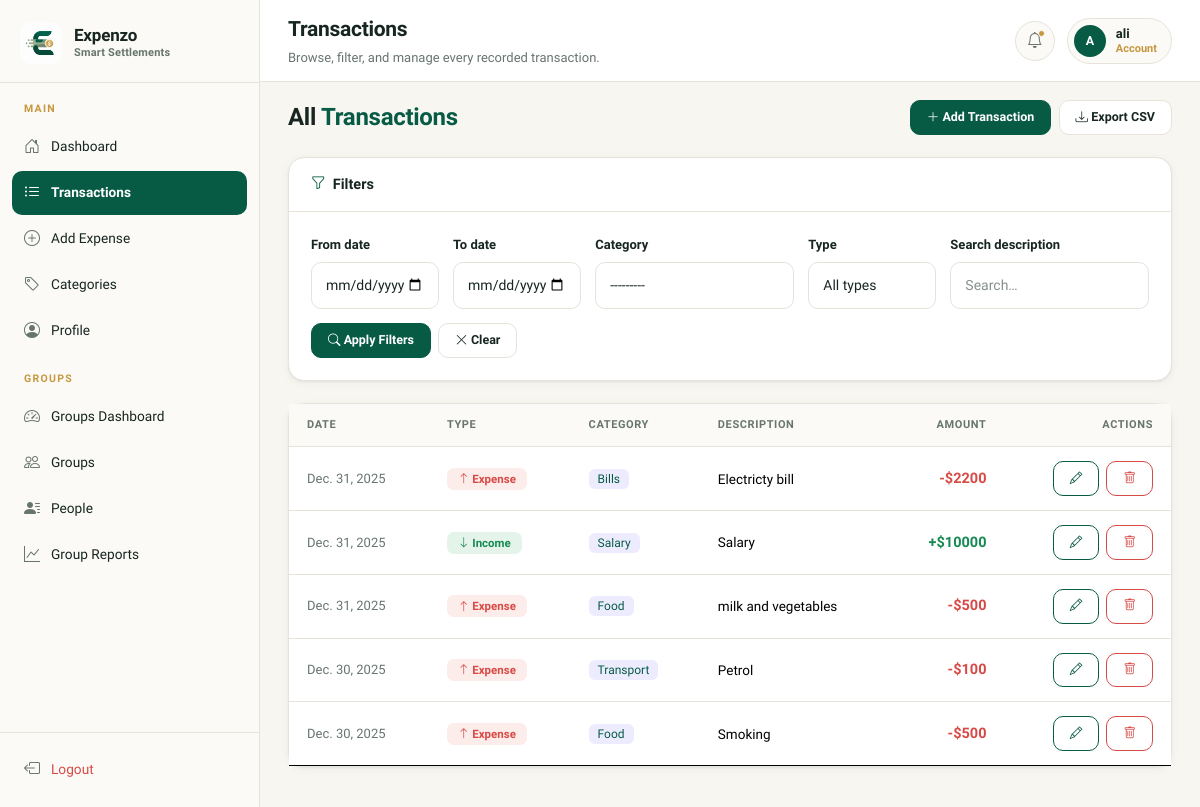
Page /transactions/ (signed in) on the committed database.
### tracker/models.py (models this page shows, shortened)
class Transaction(models.Model):
    TRANSACTION_TYPE = (
        ('Income', 'Income'),
        ('Expense', 'Expense'),
    )
    user = models.ForeignKey(settings.AUTH_USER_MODEL, on_delete=models.CASCADE)
    category = models.ForeignKey(Category, on_delete=models.SET_NULL, null=True, blank=True)
    amount = models.DecimalField(max_digits=10, decimal_places=2)
    transaction_type = models.CharField(max_length=10, choices=TRANSACTION_TYPE)
    date = models.DateField()
    description = models.TextField(blank=True)
    class Meta:
        ordering = ['-date', '-id']

class Category(models.Model):
    user = models.ForeignKey(settings.AUTH_USER_MODEL, on_delete=models.CASCADE, related_name='categories', null=True)
    name = models.CharField(max_length=100)
    budget = models.DecimalField(
        max_digits=10, decimal_places=2,
        null=True, blank=True,
    )
    class Meta:
        unique_together = ('user', 'name')
    def __str__(self):
        return self.name

### tracker/views.py (the view)
# urls.py: path('transactions/', views.TransactionListView.as_view(), name='transaction_list'),
class TransactionListView(LoginRequiredMixin, FilterView):
    model = Transaction
    filterset_class = TransactionFilterSet
    template_name = 'transaction_list.html'
    paginate_by = 20
    context_object_name = 'transactions'
    def get_queryset(self):
        return Transaction.objects.filter(user=self.request.user)
    def get_filterset_kwargs(self, filterset_class):
        kwargs = super().get_filterset_kwargs(filterset_class)
        kwargs['request'] = self.request
        return kwargs
    def get_context_data(self, **kwargs):
        ctx = super().get_context_data(**kwargs)
        try:
            ctx['currency_symbol'] = self.request.user.profile.currency_symbol
        except UserProfile.DoesNotExist:
            ctx['currency_symbol'] = '$'
        return ctx

### tracker/templates/transaction_list.html (shortened to what this page needs)
{% extends 'base.html' %}
{% block topbar_title %}Transactions{% endblock %}
{% block topbar_desc %}Browse, filter, and manage every recorded transaction.{% endblock %}
{% block content %}
<div class="d-flex justify-content-between align-items-center mb-4">
  <h5 class="page-heading mb-0">All <span>Transactions</span></h5>
  <div class="d-flex gap-2">
    <a href="{% url 'add_transaction' %}" class="btn btn-primary btn-sm">
      <i class="bi bi-plus-lg"></i> Add Transaction
    </a>
    <a href="{% url 'export_csv' %}?{{ request.GET.urlencode }}" class="btn btn-secondary btn-sm">
      <i class="bi bi-download"></i> Export CSV
    </a>
  </div>
</div>
<div class="card mb-4">
  <div class="card-header d-flex align-items-center gap-2">
    <i class="bi bi-funnel" style="color: var(--clr-primary);"></i> Filters
  </div>
  <div class="card-body">
    <form method="get" class="row g-3 align-items-end">
      <div class="col-md-2">
        <label class="form-label">{{ filter.form.date__gte.label }}</label>
        {{ filter.form.date__gte }}
      </div>
      <div class="col-md-2">
        <label class="form-label">{{ filter.form.date__lte.label }}</label>
        {{ filter.form.date__lte }}
      </div>
      <div class="col-md-3">
        <label class="form-label">{{ filter.form.category.label }}</label>
        {{ filter.form.category }}
      </div>
      <div class="col-md-2">
        <label class="form-label">{{ filter.form.transaction_type.label }}</label>
        {{ filter.form.transaction_type }}
      </div>
      <div class="col-md-3">
        <label class="form-label">{{ filter.form.description.label }}</label>
        {{ filter.form.description }}
      </div>
      <div class="col-12 d-flex gap-2">
        <button type="submit" class="btn btn-primary btn-sm">
          <i class="bi bi-search"></i> Apply Filters
        </button>
        <a href="{% url 'transaction_list' %}" class="btn btn-secondary btn-sm">
          <i class="bi bi-x-lg"></i> Clear
        </a>
      </div>
    </form>
  </div>
</div>
<div class="card">
  <div class="card-body p-0">
    {% if transactions %}
    <div class="table-responsive">
      <table class="table">
        <thead>
          <tr>
            <th>Date</th>
            <th>Type</th>
            <th>Category</th>
            <th>Description</th>
            <th class="text-end">Amount</th>
            <th class="text-end">Actions</th>
          </tr>
        </thead>
        <tbody>
          {% for tx in transactions %}
          <tr>
            <td>
              <span style="font-size: 13px; color: var(--clr-muted);">{{ tx.date }}</span>
            </td>
            <td>
              {% if tx.transaction_type == 'Income' %}
                <span class="badge-income"><i class="bi bi-arrow-down"></i> Income</span>
              {% else %}
                <span class="badge-expense"><i class="bi bi-arrow-up"></i> Expense</span>
              {% endif %}
            </td>
            <td>
              {% if tx.category %}
                <span style="background: rgba(108,99,255,.12); color: var(--clr-primary); border-radius: 6px; padding: 3px 9px; font-size: 12px; font-weight: 500;">{{ tx.category }}</span>
              {% else %}
                <span style="color: var(--clr-muted);">—</span>
              {% endif %}
            </td>
            <td style="font-size: 13.5px;">{{ tx.description|default:"—" }}</td>
            <td class="text-end" style="font-weight: 600;">
              <span style="color: {% if tx.transaction_type == 'Income' %}var(--clr-income){% else %}var(--clr-expense){% endif %}">
                {% if tx.transaction_type == 'Income' %}+{% else %}-{% endif %}{{ currency_symbol }}{{ tx.amount|floatformat:0 }}
              </span>
            </td>
            <td class="text-end">
              <a href="{% url 'edit_transaction' tx.pk %}" class="btn btn-outline-primary btn-sm me-1">
                <i class="bi bi-pencil"></i>
              </a>
              <a href="{% url 'delete_transaction' tx.pk %}" class="btn btn-outline-danger btn-sm">
                <i class="bi bi-trash"></i>
              </a>
            </td>
          </tr>
          {% endfor %}
        </tbody>
      </table>
    </div>
    {% endif %}
  </div>
</div>
{% endblock %}

### tracker/templates/base.html (shortened to what this page needs)
{% load static %}
<!DOCTYPE html>
<html lang="en">
<head>
  <link href="https://cdn.jsdelivr.net/npm/bootstrap@5.3.2/dist/css/bootstrap.min.css" rel="stylesheet">
  <link rel="stylesheet" href="https://cdn.jsdelivr.net/npm/bootstrap-icons@1.11.3/font/bootstrap-icons.min.css">
  <link rel="stylesheet" href="{% static 'tracker/css/theme.css' %}">
</head>
<body>
{% if user.is_authenticated %}
<div class="app-wrapper">
  <aside class="sidebar" id="sidebar">
    <div class="sidebar-brand">
      <div class="brand-icon"><img src="{% static 'tracker/images/logo-icon.png' %}" alt="Expenzo logo"></div>
      <div>
        <div class="brand-name">Expenzo</div>
        <div class="brand-sub">Smart Settlements</div>
      </div>
    </div>
    <nav class="sidebar-nav" aria-label="Main navigation">
      <div class="sidebar-label">Main</div>
      <a href="{% url 'dashboard' %}" class="sidebar-link {% if request.resolver_match.url_name == 'dashboard' %}active{% endif %}">
        <i class="bi bi-house-door"></i> Dashboard
      </a>
      <a href="{% url 'transaction_list' %}" class="sidebar-link {% if request.resolver_match.url_name == 'transaction_list' %}active{% endif %}">
        <i class="bi bi-list-ul"></i> Transactions
      </a>
      <a href="{% url 'add_transaction' %}" class="sidebar-link {% if request.resolver_match.url_name == 'add_transaction' %}active{% endif %}">
        <i class="bi bi-plus-circle"></i> Add Expense
      </a>
      <a href="{% url 'category_list' %}" class="sidebar-link {% if request.resolver_match.url_name == 'category_list' %}active{% endif %}">
        <i class="bi bi-tag"></i> Categories
      </a>
      <a href="{% url 'profile' %}" class="sidebar-link {% if request.resolver_match.url_name == 'profile' %}active{% endif %}">
        <i class="bi bi-person-circle"></i> Profile
      </a>
      <div class="sidebar-label">Groups</div>
      <a href="{% url 'group_dashboard' %}" class="sidebar-link {% if request.resolver_match.url_name == 'group_dashboard' %}active{% endif %}">
        <i class="bi bi-speedometer2"></i> Groups Dashboard
      </a>
      <a href="{% url 'group_list' %}" class="sidebar-link {% if request.resolver_match.url_name == 'group_list' or request.resolver_match.url_name == 'group_detail' %}active{% endif %}">
        <i class="bi bi-people"></i> Groups
      </a>
      <a href="{% url 'person_list' %}" class="sidebar-link {% if request.resolver_match.url_name == 'person_list' %}active{% endif %}">
        <i class="bi bi-person-lines-fill"></i> People
      </a>
      <a href="{% url 'group_reports' %}" class="sidebar-link {% if request.resolver_match.url_name == 'group_reports' %}active{% endif %}">
        <i class="bi bi-graph-up"></i> Group Reports
      </a>
    </nav>
    <div class="sidebar-footer">
      <form method="post" action="{% url 'logout' %}">
        <button type="submit" class="sidebar-link logout" style="background:none;border:none;width:100%;text-align:left;cursor:pointer;">
          <i class="bi bi-box-arrow-left"></i> Logout
        </button>
      </form>
    </div>
  </aside>
  <header class="topbar">
    <div class="d-flex align-items-center gap-3">
      <div>
        <div class="topbar-title">{% block topbar_title %}Dashboard{% endblock %}</div>
        <div class="topbar-desc">{% block topbar_desc %}{% endblock %}</div>
      </div>
    </div>
    <div class="topbar-right">
      <button type="button" class="btn-icon" aria-label="Notifications">
        <i class="bi bi-bell"></i>
        <span class="notif-dot" aria-hidden="true"></span>
      </button>
      <div class="topbar-user">
        <div class="avatar">{{ request.user.username|first|upper }}</div>
        <div>
          {{ request.user.username }}
          <span class="plan-label">Account</span>
        </div>
      </div>
    </div>
  </header>
  <main class="main-content">
    <div class="page-body fade-in">
      {% block content %}{% endblock %}
    </div>
  </main>
</div>
{% endif %}
</body>
</html>

### rows in the picture
Transaction: date "Dec. 31, 2025", transaction_type "Expense" (drawn), category "Bills", description "Electricty bill", currency_symbol "$", amount "2200"
Transaction: date "Dec. 31, 2025", transaction_type "Income" (drawn), category "Salary", description "Salary", currency_symbol "$", amount "10000"
Transaction: date "Dec. 31, 2025", transaction_type "Expense" (drawn), category "Food", description "milk and vegetables", currency_symbol "$", amount "500"
Transaction: date "Dec. 30, 2025", transaction_type "Expense" (drawn), category "Transport", description "Petrol", currency_symbol "$", amount "100"
Transaction: date "Dec. 30, 2025", transaction_type "Expense" (drawn), category "Food", description "Smoking", currency_symbol "$", amount "500"

### other values in the picture
{{ request.user.username|first|upper }} "A"
{{ request.user.username }} "ali"
{{ filter.form.date__gte.label }} "From date"
{{ filter.form.date__lte.label }} "To date"
{{ filter.form.category.label }} "Category"
{{ filter.form.transaction_type.label }} "Type"
{{ filter.form.description.label }} "Search description"
